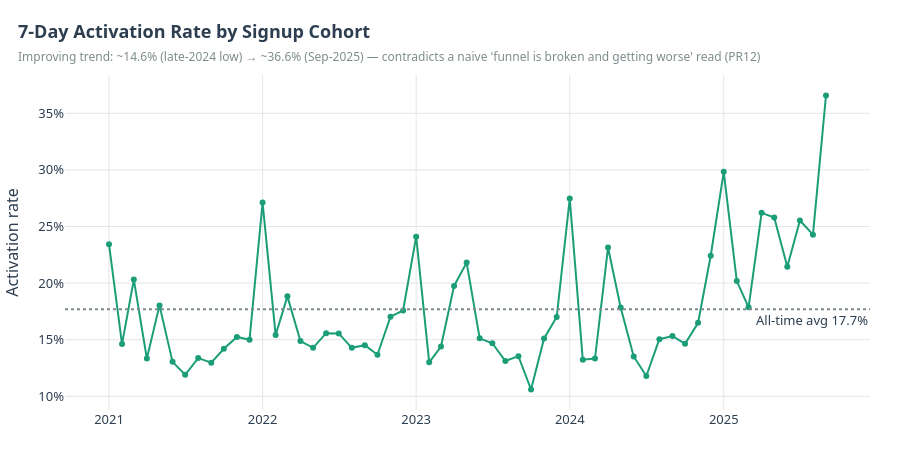

This figure's notebook cell:
### Code cell
# ── 13.2 Activation cohort trend — interactive line, PR12's most encouraging finding ──
cohort = pd.read_csv(PROCESSED_DIR / "activation_cohort_trend.csv")
cohort["join_month"] = pd.to_datetime(cohort["join_month"], format="%Y-%m")

fig = go.Figure()
fig.add_trace(go.Scatter(
    x=cohort["join_month"], y=cohort["activation_rate"], mode="lines+markers",
    line=dict(color=BRAND["retained"], width=2), marker=dict(size=6),
    customdata=cohort["members"],
    hovertemplate="Cohort: %{x|%b %Y}<br>Activation rate: %{y:.1%}<br>Members: %{customdata:,}<extra></extra>",
))
fig.add_hline(
    y=cohort["activation_rate"].mean(), line_dash="dot", line_color=BRAND["neutral"],
    annotation_text=f"All-time avg {cohort['activation_rate'].mean():.1%}", annotation_position="bottom right",
)
apply_streakforge_theme(
    fig, "7-Day Activation Rate by Signup Cohort",
    "Improving trend: ~14.6% (late-2024 low) → ~36.6% (Sep-2025) — contradicts a naive 'funnel is broken and getting worse' read (PR12)"
)
fig.update_yaxes(title="Activation rate", tickformat=".0%")
fig.show()
save_interactive(fig, "pr13_activation_cohort_interactive")

### Figure 1 — Plotly figure (JSON) as saved in the notebook; plotly's stock layout.template omitted (floating-point values rounded to 4 significant figures)
{"data": [{"customdata": [491, 260, 192, 150, 183, 161, 168, 157, 185, 317, 282, 200, 590, 305, 239, 215, 182, 199, 180, 189, 186, 351, 364, 273, 697, 323, 250, 238, 243, 205, 177, 221, 251, 415, 397, 294, 739, 408, 300, 242, 269, 244, 212, 226, 274, 403, 467, 281, 781, 451, 364, 309, 314, 289, 235, 243, 175], "hovertemplate": "Cohort: %{x|%b %Y}<br>Activation rate: %{y:.1%}<br>Members: %{customdata:,}<extra></extra>", "line": {"color": "#1B9E77", "width": 2}, "marker": {"size": 6}, "mode": "lines+markers", "type": "scatter", "x": ["2021-01-01T00:00:00.000000000", "2021-02-01T00:00:00.000000000", "2021-03-01T00:00:00.000000000", "2021-04-01T00:00:00.000000000", "2021-05-01T00:00:00.000000000", "2021-06-01T00:00:00.000000000", "2021-07-01T00:00:00.000000000", "2021-08-01T00:00:00.000000000", "2021-09-01T00:00:00.000000000", "2021-10-01T00:00:00.000000000", "2021-11-01T00:00:00.000000000", "2021-12-01T00:00:00.000000000", "2022-01-01T00:00:00.000000000", "2022-02-01T00:00:00.000000000", "2022-03-01T00:00:00.000000000", "2022-04-01T00:00:00.000000000", "2022-05-01T00:00:00.000000000", "2022-06-01T00:00:00.000000000", "2022-07-01T00:00:00.000000000", "2022-08-01T00:00:00.000000000", "2022-09-01T00:00:00.000000000", "2022-10-01T00:00:00.000000000", "2022-11-01T00:00:00.000000000", "2022-12-01T00:00:00.000000000", "2023-01-01T00:00:00.000000000", "2023-02-01T00:00:00.000000000", "2023-03-01T00:00:00.000000000", "2023-04-01T00:00:00.000000000", "2023-05-01T00:00:00.000000000", "2023-06-01T00:00:00.000000000", "2023-07-01T00:00:00.000000000", "2023-08-01T00:00:00.000000000", "2023-09-01T00:00:00.000000000", "2023-10-01T00:00:00.000000000", "2023-11-01T00:00:00.000000000", "2023-12-01T00:00:00.000000000", "2024-01-01T00:00:00.000000000", "2024-02-01T00:00:00.000000000", "2024-03-01T00:00:00.000000000", "2024-04-01T00:00:00.000000000", "2024-05-01T00:00:00.000000000", "2024-06-01T00:00:00.000000000", "2024-07-01T00:00:00.000000000", "2024-08-01T00:00:00.000000000", "2024-09-01T00:00:00.000000000", "2024-10-01T00:00:00.000000000", "2024-11-01T00:00:00.000000000", "2024-12-01T00:00:00.000000000", "2025-01-01T00:00:00.000000000", "2025-02-01T00:00:00.000000000", "2025-03-01T00:00:00.000000000", "2025-04-01T00:00:00.000000000", "2025-05-01T00:00:00.000000000", "2025-06-01T00:00:00.000000000", "2025-07-01T00:00:00.000000000", "2025-08-01T00:00:00.000000000", "2025-09-01T00:00:00.000000000"], "y": [0.2342, 0.1462, 0.2031, 0.1333, 0.1803, 0.1304, 0.119, 0.1338, 0.1297, 0.142, 0.1525, 0.15, 0.2712, 0.1541, 0.1883, 0.1488, 0.1429, 0.1558, 0.1556, 0.1429, 0.1452, 0.1368, 0.1703, 0.1758, 0.241, 0.13, 0.144, 0.1975, 0.2181, 0.1512, 0.1469, 0.1312, 0.1355, 0.106, 0.1511, 0.1701, 0.2747, 0.1324, 0.1333, 0.2314, 0.1784, 0.1352, 0.1179, 0.1504, 0.1533, 0.1464, 0.1649, 0.2242, 0.2983, 0.2018, 0.1786, 0.2621, 0.258, 0.2145, 0.2553, 0.2428, 0.3657]}], "layout": {"annotations": [{"showarrow": false, "text": "All-time avg 17.7%", "x": 1, "xanchor": "right", "xref": "x domain", "y": 0.1769, "yanchor": "top", "yref": "y"}], "font": {"color": "#2C3E50", "family": "Segoe UI, Arial", "size": 13}, "height": 460, "hoverlabel": {"bgcolor": "white", "font": {"size": 12}}, "legend": {"orientation": "h", "x": 1, "xanchor": "right", "y": 1.02, "yanchor": "bottom"}, "margin": {"b": 50, "l": 60, "r": 30, "t": 75}, "plot_bgcolor": "#FFFFFF", "shapes": [{"line": {"color": "#7F8C8D", "dash": "dot"}, "type": "line", "x0": 0, "x1": 1, "xref": "x domain", "y0": 0.1769, "y1": 0.1769, "yref": "y"}], "title": {"text": "<b>7-Day Activation Rate by Signup Cohort</b><br><span style='font-size:12px;color:#7F8C8D'>Improving trend: ~14.6% (late-2024 low) → ~36.6% (Sep-2025) — contradicts a naive 'funnel is broken and getting worse' read (PR12)</span>", "x": 0.02, "xanchor": "left"}, "xaxis": {"gridcolor": "#E5E5E5", "showgrid": true, "zeroline": false}, "yaxis": {"gridcolor": "#E5E5E5", "showgrid": true, "tickformat": ".0%", "title": {"text": "Activation rate"}, "zeroline": false}}}
